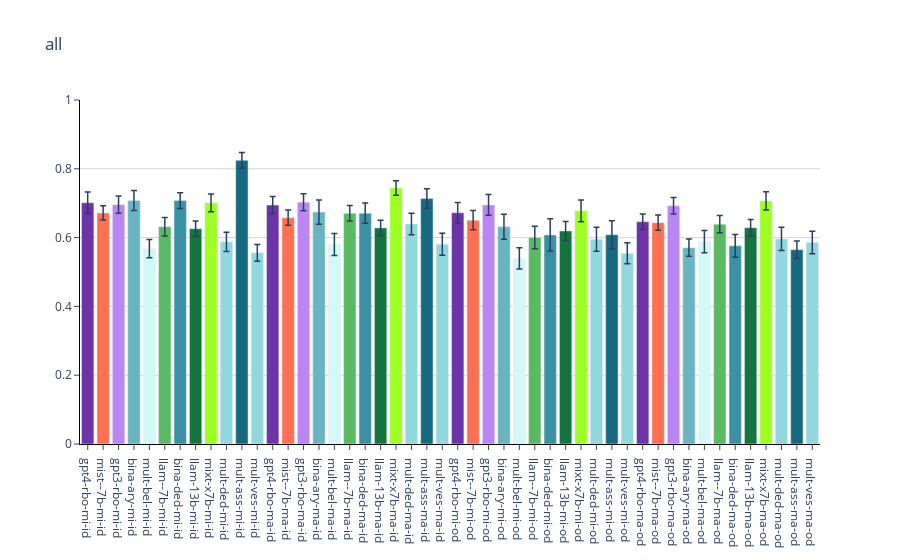

Notebook source saved alongside this figure:
### Code cell
# Plots (plots with errors, aggregated by model (all values), keep aggregation separate): 
# """{"model": {"distribution": {"aggregation": {"warning": {"measure": [values over samples]}}}}}"""

fig = go.Figure()

combinations = [("id","minority"),("id","majority"),("ood","minority"),("ood","majority")]
means = {}

for distribution, aggregation in combinations:
    # aggregate values for all models across warning
    for model, model_scores in scores.items():
        name=f"{model[:4]}-{model[-3:]}-{aggregation[:2]}-{distribution[-2:]}"
        for warning in warning_plot_order:
            if warning == 'total':
                continue
            if distribution not in model_scores:
                print(f"{distribution} is not in {model}")
                continue
            y = model_scores[distribution][aggregation][warning]['accuracy']
            # points
            means.setdefault(distribution, {})\
                .setdefault(aggregation, {})\
                .setdefault(model, []).extend(y)


for distribution, aggregation in combinations:
    for model, y in means[distribution][aggregation].items():
        name=f"{model[:4]}-{model[-3:]}-{aggregation[:2]}-{distribution[-2:]}"
        # t.interval(.95, df, loc=0, scale=1)
        _mean = np.mean(y)
        # conf_int = stats.norm.interval(0.95, loc=_mean, scale=np.std(y) / np.sqrt(len(y)))
        conf_int = stats.t.interval(0.95, 
                                    len(y)-1,
                                    loc=_mean,
                                    scale=np.std(y) / np.sqrt(len(y)))
        fig.add_trace(go.Bar(x=[name], y=[_mean],
                                name=f"{name}", 
                                marker_color=model_colors[model],  
                                error_y={"type": 'data',
                                         "symmetric": False,
                                         "arrayminus": [_mean-conf_int[0]],
                                         "array": [conf_int[1]-_mean],
                                         "thickness": 1.5,
                                         "width": 3
                                         }
                                ))
        
fig.update_layout(title_text=f"all", 
                plot_bgcolor='white',
                yaxis_range=[0.0,1], 
                showlegend=False,
                xaxis={'ticks': 'outside',
                        'showline': True,
                        "linecolor": 'black'},
                yaxis={
                        'ticks': 'outside',
                        'showline': True,
                        "linecolor": 'black',
                        "gridcolor": 'lightgrey'})
fig.write_image(output_dir / f"aggregated.svg")
fig.show()

### Figure 1 — Plotly figure (JSON) as saved in the notebook; plotly's stock layout.template omitted (floating-point values rounded to 4 significant figures)
{"data": [{"error_y": {"array": [0.03119], "arrayminus": [0.03119], "symmetric": false, "thickness": 1.5, "type": "data", "width": 3}, "marker": {"color": "rgba(109, 52, 167, 1)"}, "name": "gpt4-rbo-mi-id", "type": "bar", "x": ["gpt4-rbo-mi-id"], "y": [0.7012]}, {"error_y": {"array": [0.02074], "arrayminus": [0.02074], "symmetric": false, "thickness": 1.5, "type": "data", "width": 3}, "marker": {"color": "rgba(255, 111, 82, 1)"}, "name": "mist--7b-mi-id", "type": "bar", "x": ["mist--7b-mi-id"], "y": [0.6718]}, {"error_y": {"array": [0.02507], "arrayminus": [0.02507], "symmetric": false, "thickness": 1.5, "type": "data", "width": 3}, "marker": {"color": "rgba(187, 134, 243, 1)"}, "name": "gpt3-rbo-mi-id", "type": "bar", "x": ["gpt3-rbo-mi-id"], "y": [0.6957]}, {"error_y": {"array": [0.02926], "arrayminus": [0.02926], "symmetric": false, "thickness": 1.5, "type": "data", "width": 3}, "marker": {"color": "rgba(104, 180, 194, 1)"}, "name": "bina-ary-mi-id", "type": "bar", "x": ["bina-ary-mi-id"], "y": [0.7077]}, {"error_y": {"array": [0.02663], "arrayminus": [0.02663], "symmetric": false, "thickness": 1.5, "type": "data", "width": 3}, "marker": {"color": "rgba(211, 248, 247, 1)"}, "name": "mult-bel-mi-id", "type": "bar", "x": ["mult-bel-mi-id"], "y": [0.5677]}, {"error_y": {"array": [0.02698], "arrayminus": [0.02698], "symmetric": false, "thickness": 1.5, "type": "data", "width": 3}, "marker": {"color": "rgba(89, 186, 97, 1)"}, "name": "llam--7b-mi-id", "type": "bar", "x": ["llam--7b-mi-id"], "y": [0.6318]}, {"error_y": {"array": [0.02303], "arrayminus": [0.02303], "symmetric": false, "thickness": 1.5, "type": "data", "width": 3}, "marker": {"color": "rgba(58, 145, 165, 1)"}, "name": "bina-ded-mi-id", "type": "bar", "x": ["bina-ded-mi-id"], "y": [0.7075]}, {"error_y": {"array": [0.0226], "arrayminus": [0.0226], "symmetric": false, "thickness": 1.5, "type": "data", "width": 3}, "marker": {"color": "rgba(18, 117, 62, 1)"}, "name": "llam-13b-mi-id", "type": "bar", "x": ["llam-13b-mi-id"], "y": [0.6258]}, {"error_y": {"array": [0.02556], "arrayminus": [0.02556], "symmetric": false, "thickness": 1.5, "type": "data", "width": 3}, "marker": {"color": "rgba(158, 552, 35, 1)"}, "name": "mixt-x7b-mi-id", "type": "bar", "x": ["mixt-x7b-mi-id"], "y": [0.701]}, {"error_y": {"array": [0.0281], "arrayminus": [0.0281], "symmetric": false, "thickness": 1.5, "type": "data", "width": 3}, "marker": {"color": "rgba(144, 215, 222, 1)"}, "name": "mult-ded-mi-id", "type": "bar", "x": ["mult-ded-mi-id"], "y": [0.5877]}, {"error_y": {"array": [0.02324], "arrayminus": [0.02324], "symmetric": false, "thickness": 1.5, "type": "data", "width": 3}, "marker": {"color": "rgba(21, 106, 130, 1)"}, "name": "mult-ass-mi-id", "type": "bar", "x": ["mult-ass-mi-id"], "y": [0.8245]}, {"error_y": {"array": [0.02425], "arrayminus": [0.02425], "symmetric": false, "thickness": 1.5, "type": "data", "width": 3}, "marker": {"color": "rgba(144, 215, 222, 1)"}, "name": "mult-ves-mi-id", "type": "bar", "x": ["mult-ves-mi-id"], "y": [0.5557]}, {"error_y": {"array": [0.02499], "arrayminus": [0.02499], "symmetric": false, "thickness": 1.5, "type": "data", "width": 3}, "marker": {"color": "rgba(109, 52, 167, 1)"}, "name": "gpt4-rbo-ma-id", "type": "bar", "x": ["gpt4-rbo-ma-id"], "y": [0.6945]}, {"error_y": {"array": [0.02246], "arrayminus": [0.02246], "symmetric": false, "thickness": 1.5, "type": "data", "width": 3}, "marker": {"color": "rgba(255, 111, 82, 1)"}, "name": "mist--7b-ma-id", "type": "bar", "x": ["mist--7b-ma-id"], "y": [0.658]}, {"error_y": {"array": [0.02465], "arrayminus": [0.02465], "symmetric": false, "thickness": 1.5, "type": "data", "width": 3}, "marker": {"color": "rgba(187, 134, 243, 1)"}, "name": "gpt3-rbo-ma-id", "type": "bar", "x": ["gpt3-rbo-ma-id"], "y": [0.703]}, {"error_y": {"array": [0.03532], "arrayminus": [0.03532], "symmetric": false, "thickness": 1.5, "type": "data", "width": 3}, "marker": {"color": "rgba(104, 180, 194, 1)"}, "name": "bina-ary-ma-id", "type": "bar", "x": ["bina-ary-ma-id"], "y": [0.6743]}, {"error_y": {"array": [0.032], "arrayminus": [0.032], "symmetric": false, "thickness": 1.5, "type": "data", "width": 3}, "marker": {"color": "rgba(211, 248, 247, 1)"}, "name": "mult-bel-ma-id", "type": "bar", "x": ["mult-bel-ma-id"], "y": [0.5803]}, {"error_y": {"array": [0.02257], "arrayminus": [0.02257], "symmetric": false, "thickness": 1.5, "type": "data", "width": 3}, "marker": {"color": "rgba(89, 186, 97, 1)"}, "name": "llam--7b-ma-id", "type": "bar", "x": ["llam--7b-ma-id"], "y": [0.6705]}, {"error_y": {"array": [0.02935], "arrayminus": [0.02935], "symmetric": false, "thickness": 1.5, "type": "data", "width": 3}, "marker": {"color": "rgba(58, 145, 165, 1)"}, "name": "bina-ded-ma-id", "type": "bar", "x": ["bina-ded-ma-id"], "y": [0.671]}, {"error_y": {"array": [0.02216], "arrayminus": [0.02216], "symmetric": false, "thickness": 1.5, "type": "data", "width": 3}, "marker": {"color": "rgba(18, 117, 62, 1)"}, "name": "llam-13b-ma-id", "type": "bar", "x": ["llam-13b-ma-id"], "y": [0.6283]}, {"error_y": {"array": [0.02105], "arrayminus": [0.02105], "symmetric": false, "thickness": 1.5, "type": "data", "width": 3}, "marker": {"color": "rgba(158, 552, 35, 1)"}, "name": "mixt-x7b-ma-id", "type": "bar", "x": ["mixt-x7b-ma-id"], "y": [0.744]}, {"error_y": {"array": [0.03149], "arrayminus": [0.03149], "symmetric": false, "thickness": 1.5, "type": "data", "width": 3}, "marker": {"color": "rgba(144, 215, 222, 1)"}, "name": "mult-ded-ma-id", "type": "bar", "x": ["mult-ded-ma-id"], "y": [0.6395]}, {"error_y": {"array": [0.02823], "arrayminus": [0.02823], "symmetric": false, "thickness": 1.5, "type": "data", "width": 3}, "marker": {"color": "rgba(21, 106, 130, 1)"}, "name": "mult-ass-ma-id", "type": "bar", "x": ["mult-ass-ma-id"], "y": [0.7135]}, {"error_y": {"array": [0.03198], "arrayminus": [0.03198], "symmetric": false, "thickness": 1.5, "type": "data", "width": 3}, "marker": {"color": "rgba(144, 215, 222, 1)"}, "name": "mult-ves-ma-id", "type": "bar", "x": ["mult-ves-ma-id"], "y": [0.5808]}, {"error_y": {"array": [0.02948], "arrayminus": [0.02948], "symmetric": false, "thickness": 1.5, "type": "data", "width": 3}, "marker": {"color": "rgba(109, 52, 167, 1)"}, "name": "gpt4-rbo-mi-od", "type": "bar", "x": ["gpt4-rbo-mi-od"], "y": [0.6723]}, {"error_y": {"array": [0.02786], "arrayminus": [0.02786], "symmetric": false, "thickness": 1.5, "type": "data", "width": 3}, "marker": {"color": "rgba(255, 111, 82, 1)"}, "name": "mist--7b-mi-od", "type": "bar", "x": ["mist--7b-mi-od"], "y": [0.6508]}, {"error_y": {"array": [0.03028], "arrayminus": [0.03028], "symmetric": false, "thickness": 1.5, "type": "data", "width": 3}, "marker": {"color": "rgba(187, 134, 243, 1)"}, "name": "gpt3-rbo-mi-od", "type": "bar", "x": ["gpt3-rbo-mi-od"], "y": [0.695]}, {"error_y": {"array": [0.03643], "arrayminus": [0.03643], "symmetric": false, "thickness": 1.5, "type": "data", "width": 3}, "marker": {"color": "rgba(104, 180, 194, 1)"}, "name": "bina-ary-mi-od", "type": "bar", "x": ["bina-ary-mi-od"], "y": [0.6315]}, {"error_y": {"array": [0.03106], "arrayminus": [0.03106], "symmetric": false, "thickness": 1.5, "type": "data", "width": 3}, "marker": {"color": "rgba(211, 248, 247, 1)"}, "name": "mult-bel-mi-od", "type": "bar", "x": ["mult-bel-mi-od"], "y": [0.5395]}, {"error_y": {"array": [0.03249], "arrayminus": [0.03249], "symmetric": false, "thickness": 1.5, "type": "data", "width": 3}, "marker": {"color": "rgba(89, 186, 97, 1)"}, "name": "llam--7b-mi-od", "type": "bar", "x": ["llam--7b-mi-od"], "y": [0.6002]}, {"error_y": {"array": [0.04711], "arrayminus": [0.04711], "symmetric": false, "thickness": 1.5, "type": "data", "width": 3}, "marker": {"color": "rgba(58, 145, 165, 1)"}, "name": "bina-ded-mi-od", "type": "bar", "x": ["bina-ded-mi-od"], "y": [0.6078]}, {"error_y": {"array": [0.02768], "arrayminus": [0.02768], "symmetric": false, "thickness": 1.5, "type": "data", "width": 3}, "marker": {"color": "rgba(18, 117, 62, 1)"}, "name": "llam-13b-mi-od", "type": "bar", "x": ["llam-13b-mi-od"], "y": [0.6193]}, {"error_y": {"array": [0.03174], "arrayminus": [0.03174], "symmetric": false, "thickness": 1.5, "type": "data", "width": 3}, "marker": {"color": "rgba(158, 552, 35, 1)"}, "name": "mixt-x7b-mi-od", "type": "bar", "x": ["mixt-x7b-mi-od"], "y": [0.6777]}, {"error_y": {"array": [0.03473], "arrayminus": [0.03473], "symmetric": false, "thickness": 1.5, "type": "data", "width": 3}, "marker": {"color": "rgba(144, 215, 222, 1)"}, "name": "mult-ded-mi-od", "type": "bar", "x": ["mult-ded-mi-od"], "y": [0.595]}, {"error_y": {"array": [0.04081], "arrayminus": [0.04081], "symmetric": false, "thickness": 1.5, "type": "data", "width": 3}, "marker": {"color": "rgba(21, 106, 130, 1)"}, "name": "mult-ass-mi-od", "type": "bar", "x": ["mult-ass-mi-od"], "y": [0.6082]}, {"error_y": {"array": [0.03079], "arrayminus": [0.03079], "symmetric": false, "thickness": 1.5, "type": "data", "width": 3}, "marker": {"color": "rgba(144, 215, 222, 1)"}, "name": "mult-ves-mi-od", "type": "bar", "x": ["mult-ves-mi-od"], "y": [0.5545]}, {"error_y": {"array": [0.02277], "arrayminus": [0.02277], "symmetric": false, "thickness": 1.5, "type": "data", "width": 3}, "marker": {"color": "rgba(109, 52, 167, 1)"}, "name": "gpt4-rbo-ma-od", "type": "bar", "x": ["gpt4-rbo-ma-od"], "y": [0.646]}, {"error_y": {"array": [0.02216], "arrayminus": [0.02216], "symmetric": false, "thickness": 1.5, "type": "data", "width": 3}, "marker": {"color": "rgba(255, 111, 82, 1)"}, "name": "mist--7b-ma-od", "type": "bar", "x": ["mist--7b-ma-od"], "y": [0.6435]}, {"error_y": {"array": [0.02407], "arrayminus": [0.02407], "symmetric": false, "thickness": 1.5, "type": "data", "width": 3}, "marker": {"color": "rgba(187, 134, 243, 1)"}, "name": "gpt3-rbo-ma-od", "type": "bar", "x": ["gpt3-rbo-ma-od"], "y": [0.6925]}, {"error_y": {"array": [0.02492], "arrayminus": [0.02492], "symmetric": false, "thickness": 1.5, "type": "data", "width": 3}, "marker": {"color": "rgba(104, 180, 194, 1)"}, "name": "bina-ary-ma-od", "type": "bar", "x": ["bina-ary-ma-od"], "y": [0.5707]}, {"error_y": {"array": [0.03223], "arrayminus": [0.03223], "symmetric": false, "thickness": 1.5, "type": "data", "width": 3}, "marker": {"color": "rgba(211, 248, 247, 1)"}, "name": "mult-bel-ma-od", "type": "bar", "x": ["mult-bel-ma-od"], "y": [0.5883]}, {"error_y": {"array": [0.02491], "arrayminus": [0.02491], "symmetric": false, "thickness": 1.5, "type": "data", "width": 3}, "marker": {"color": "rgba(89, 186, 97, 1)"}, "name": "llam--7b-ma-od", "type": "bar", "x": ["llam--7b-ma-od"], "y": [0.639]}, {"error_y": {"array": [0.03307], "arrayminus": [0.03307], "symmetric": false, "thickness": 1.5, "type": "data", "width": 3}, "marker": {"color": "rgba(58, 145, 165, 1)"}, "name": "bina-ded-ma-od", "type": "bar", "x": ["bina-ded-ma-od"], "y": [0.5762]}, {"error_y": {"array": [0.02353], "arrayminus": [0.02353], "symmetric": false, "thickness": 1.5, "type": "data", "width": 3}, "marker": {"color": "rgba(18, 117, 62, 1)"}, "name": "llam-13b-ma-od", "type": "bar", "x": ["llam-13b-ma-od"], "y": [0.6288]}, {"error_y": {"array": [0.02657], "arrayminus": [0.02657], "symmetric": false, "thickness": 1.5, "type": "data", "width": 3}, "marker": {"color": "rgba(158, 552, 35, 1)"}, "name": "mixt-x7b-ma-od", "type": "bar", "x": ["mixt-x7b-ma-od"], "y": [0.7067]}, {"error_y": {"array": [0.03352], "arrayminus": [0.03352], "symmetric": false, "thickness": 1.5, "type": "data", "width": 3}, "marker": {"color": "rgba(144, 215, 222, 1)"}, "name": "mult-ded-ma-od", "type": "bar", "x": ["mult-ded-ma-od"], "y": [0.5962]}, {"error_y": {"array": [0.02496], "arrayminus": [0.02496], "symmetric": false, "thickness": 1.5, "type": "data", "width": 3}, "marker": {"color": "rgba(21, 106, 130, 1)"}, "name": "mult-ass-ma-od", "type": "bar", "x": ["mult-ass-ma-od"], "y": [0.565]}, {"error_y": {"array": [0.03294], "arrayminus": [0.03294], "symmetric": false, "thickness": 1.5, "type": "data", "width": 3}, "marker": {"color": "rgba(144, 215, 222, 1)"}, "name": "mult-ves-ma-od", "type": "bar", "x": ["mult-ves-ma-od"], "y": [0.5857]}], "layout": {"plot_bgcolor": "white", "showlegend": false, "title": {"text": "all"}, "xaxis": {"linecolor": "black", "showline": true, "ticks": "outside"}, "yaxis": {"gridcolor": "lightgrey", "linecolor": "black", "range": [0, 1], "showline": true, "ticks": "outside"}}}
